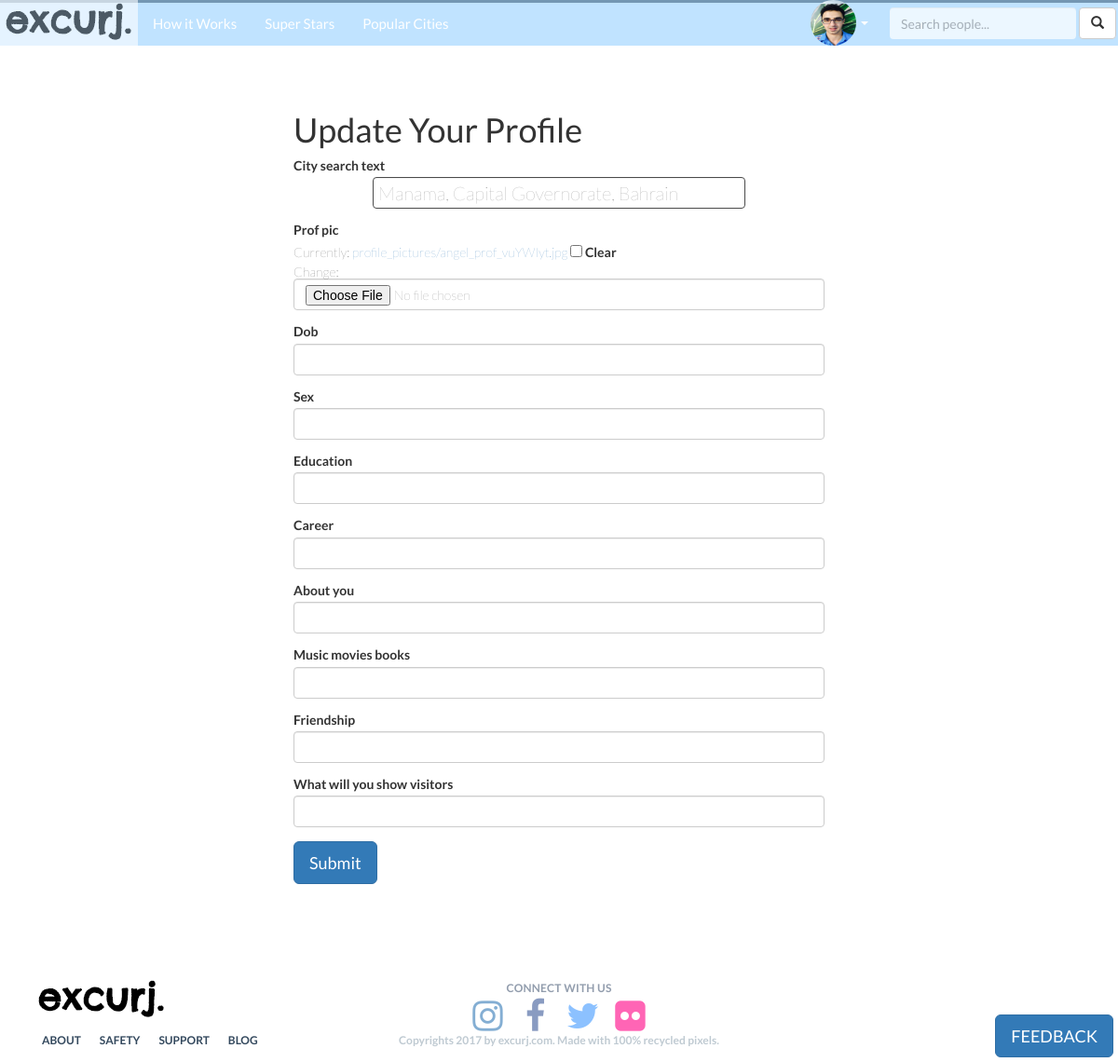
Before: /editprofile/ (signed in) with the older database file.
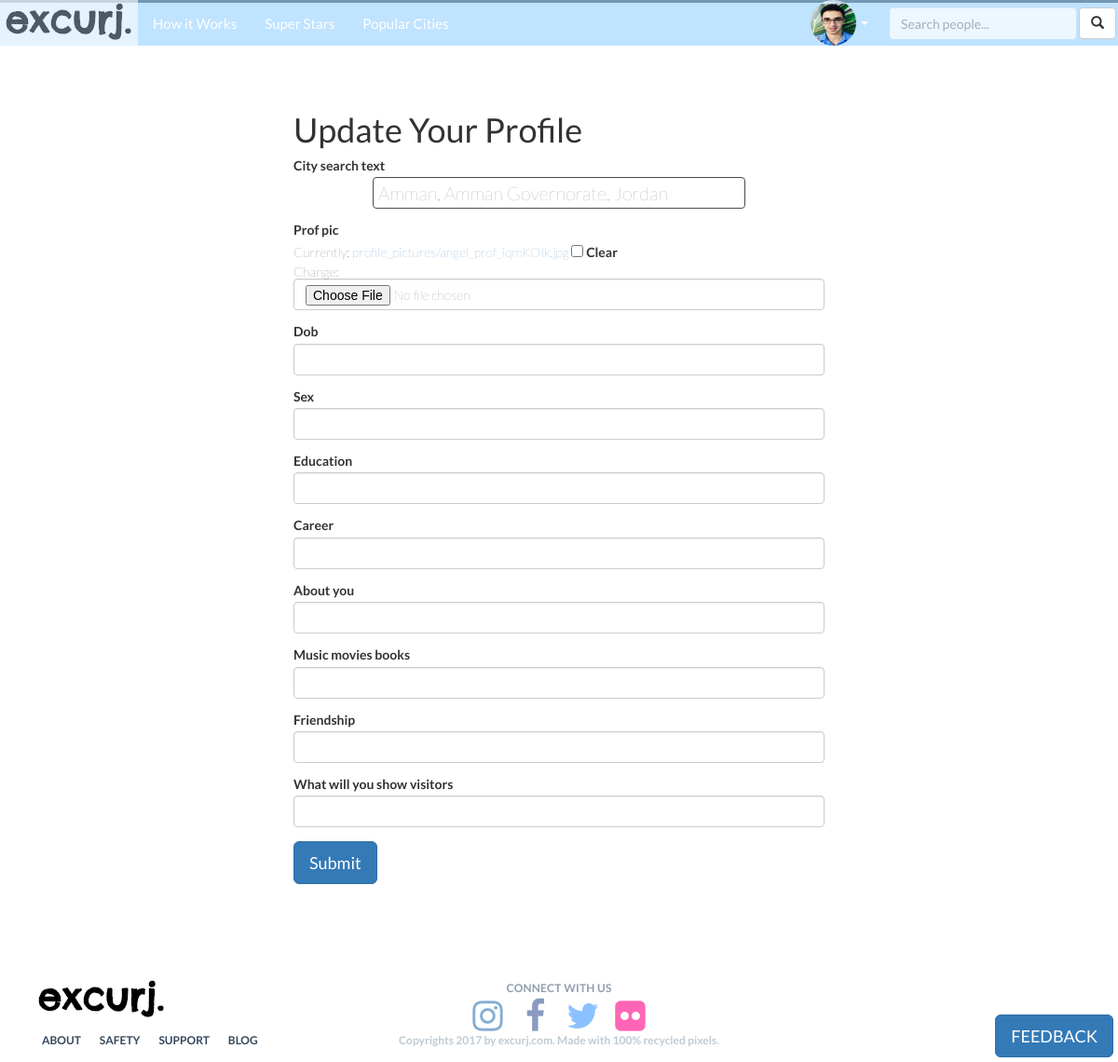
After: the same page with the newer database file.
### excurj/models.py (models this page shows, shortened)
class UserProfile(models.Model):
	user = models.OneToOneField(User, related_name='profile', primary_key=True) #Each User is related to only one User Profile
	city_search_text = models.CharField(blank=True, max_length=300)
	city = models.ForeignKey(City, blank=True, null=True, related_name='city') #Each User Profile must be related to one city.
	prof_pic = models.ImageField(blank=True, upload_to='profile_pictures')
	dob = models.DateField(blank=True, null=True)
	sex = models.CharField(max_length=10, blank=True)
	education = models.CharField(blank=True, max_length=200)
	career = models.CharField(blank=True, max_length=200)
	about_you = models.CharField(max_length=500, blank=True)
	music_movies_books = models.CharField(max_length=200, blank=True)
	friendship = models.CharField(max_length=500, blank=True)
	what_will_you_show_visitors = models.CharField(max_length=1000, blank=True)
	def age(self):
		import datetime
		return int((datetime.date.today() - self.dob).days / 365.25  )
	age = property(age)

### excurj/views.py (the view)
# urls.py: url(r'^editprofile/$', views.editprofile, name="editprofile"),
def editprofile(request):
	if request.method == 'POST':
		edit_profile_form = EditProfileForm(request.POST, instance=request.user.profile)
		if edit_profile_form.is_valid():
			profile = edit_profile_form.save(commit=False)
			if 'prof_pic' in request.FILES:#now save the profile pic
				profile.prof_pic = request.FILES['prof_pic']
			else:
				profile.prof_pic = 'profile_pictures/anon.png'
			if 'city_search_text' in request.POST:
				creat_city_object(request.POST['city_search_text'], profile)
			profile.save()
			return show_profile(request, request.user.username)
		else:
			print (profile_form.errors)
	else:
		if request.user.is_authenticated():
			edit_profile_form = EditProfileForm(instance=request.user.profile)
		else:
			return HttpResponseRedirect("/accounts/login/")
	return render(request, 'excurj/editprofile.html', {'edit_profile_form':edit_profile_form,})

### excurj/forms.py
class EditProfileForm(forms.ModelForm):
    class Meta:
        model = UserProfile
        exclude = ('city','user')#I'm testing to update these fields

### templates/excurj/editprofile.html (shortened to what this page needs)
{% extends 'excurj/base.html' %}
{% load staticfiles %}
{% load crispy_forms_tags %}
{% load widget_tweaks %}
{% block body_block %}
<div class="col-sm-6 col-sm-offset-3" style="margin-top: 100px;margin-bottom: 100px">
<h1>Update Your Profile</h1>
	<form method="post" action="?next=/" enctype="multipart/form-data">
            	 {{ edit_profile_form|crispy }}
	                <input type="submit" value="Submit" class="btn btn-primary btn-lg "/>
        </form>
</div>
{% endblock %}

Changed rows visible on the page:
changed UserProfile: city_search_text "Manama, Capital Governorate, Bahrain" → "Amman, Amman Governorate, Jordan"
Other visible differences:
text no longer shown: "City search text Prof pic Currently: profile_pictures/angel_prof_vuYWIyt.jpg Clear Change: Dob Sex Education Career About you Music movies books Friendship What will you show visitors"
text now shown: "City search text Prof pic Currently: profile_pictures/angel_prof_iqmKOIk.jpg Clear Change: Dob Sex Education Career About you Music movies books Friendship What will you show visitors"
